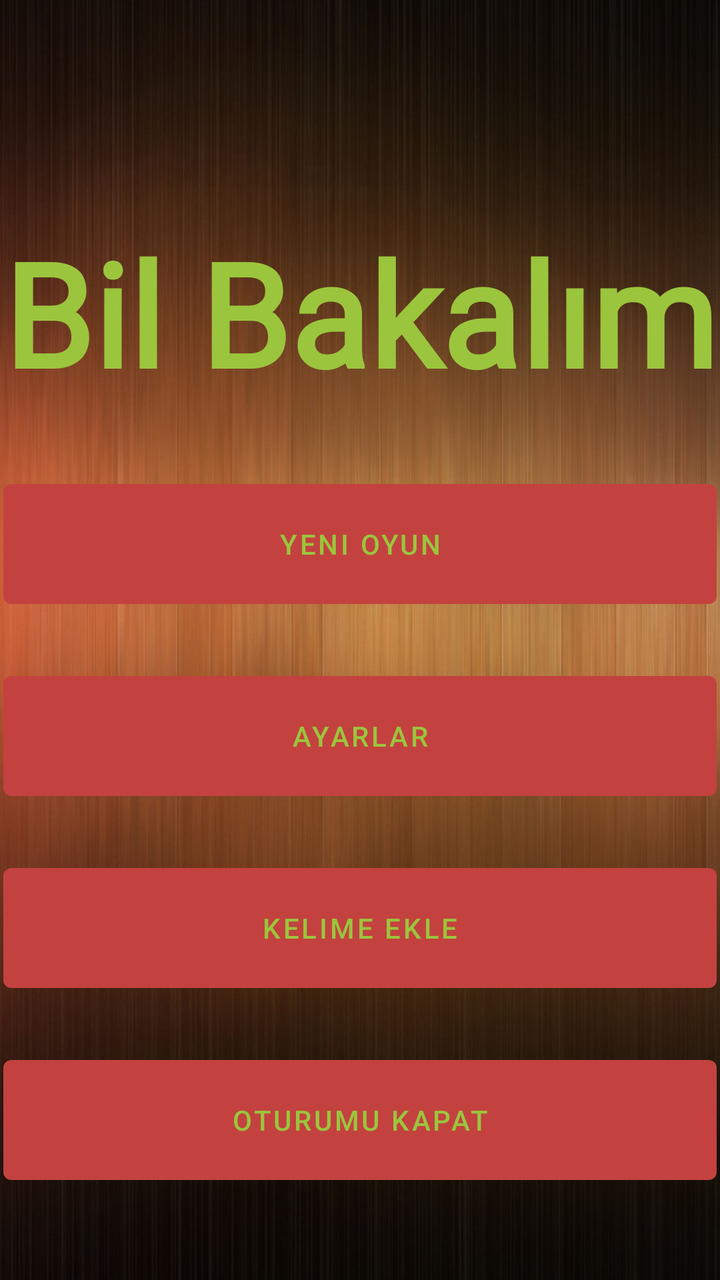
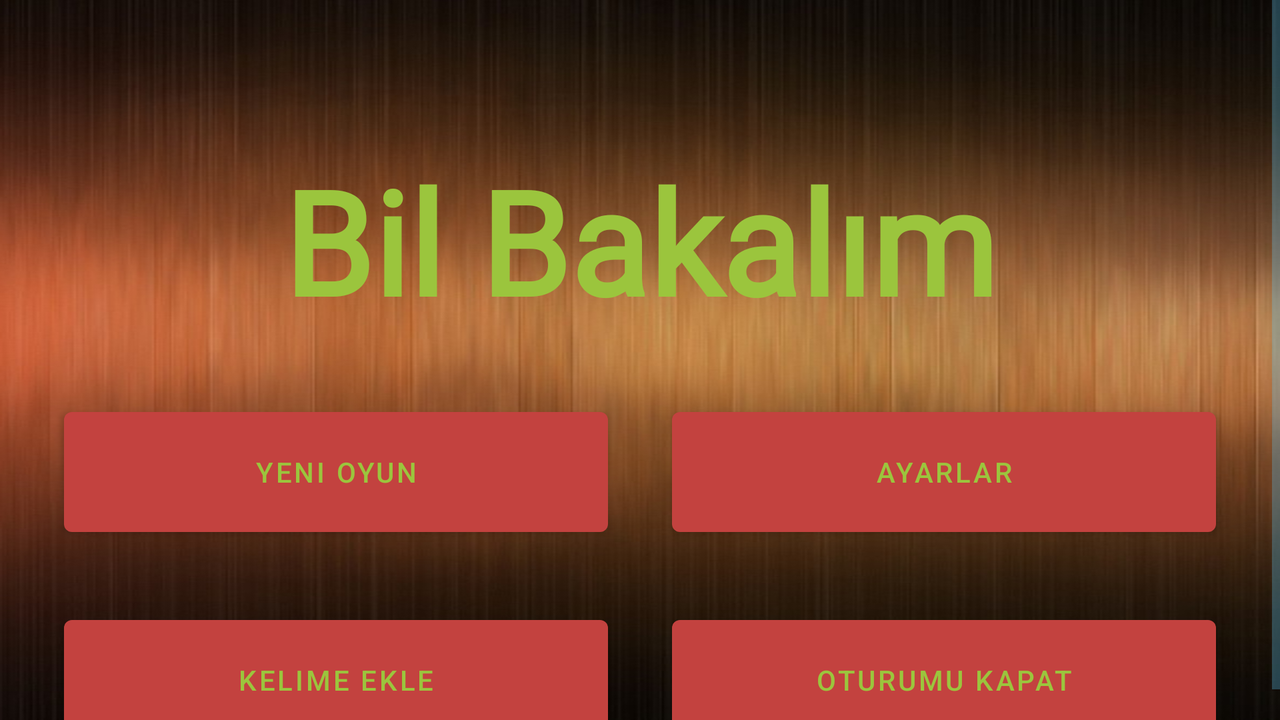

An Android layout and its configuration variant, each rendered on a device that would load it. The default file and the variant file are quoted in full after the pictures.
<!-- AndroidManifest.xml: application theme Theme.BilBakalım -->
<!-- res/layout/fragment_main_page.xml -->
<?xml version="1.0" encoding="utf-8"?>
<layout xmlns:android="http://schemas.android.com/apk/res/android"
    xmlns:tools="http://schemas.android.com/tools"
    xmlns:app="http://schemas.android.com/apk/res-auto">

<androidx.constraintlayout.widget.ConstraintLayout
    android:layout_width="match_parent"
    android:layout_height="match_parent"
    android:background="@drawable/background"
    tools:context=".View.Game.MainPage">

    <TextView
        android:id="@+id/MainPageTitle"
        android:layout_width="wrap_content"
        android:layout_height="0dp"
        android:layout_marginTop="108dp"
        android:text="@string/app_name"
        android:textStyle="bold"
        android:fontFamily="@font/mtcorsiva"
        android:textSize="72sp"
        android:gravity="center"
        app:layout_constraintEnd_toEndOf="parent"
        app:layout_constraintStart_toStartOf="parent"
        app:layout_constraintTop_toTopOf="parent" />
    <Button
        android:id="@+id/newGameBtn"
        android:layout_width="0dp"
        android:layout_height="72dp"
        android:layout_marginTop="32dp"
        android:text="@string/newGame"
        app:layout_constraintTop_toBottomOf="@id/MainPageTitle"
        app:layout_constraintStart_toStartOf="@id/MainPageTitle"
        app:layout_constraintEnd_toEndOf="@id/MainPageTitle"
        />
    <Button
        android:id="@+id/settingsBtn"
        android:layout_width="0dp"
        android:layout_height="72dp"
        android:layout_marginTop="24dp"
        android:text="@string/settings"
        app:layout_constraintTop_toBottomOf="@id/newGameBtn"
        app:layout_constraintStart_toStartOf="@id/newGameBtn"
        app:layout_constraintEnd_toEndOf="@id/newGameBtn"
        />
    <Button
        android:id="@+id/addWordBtn"
        android:layout_width="0dp"
        android:layout_height="72dp"
        android:layout_marginTop="24dp"
        android:text="@string/addWord"
        app:layout_constraintTop_toBottomOf="@id/settingsBtn"
        app:layout_constraintStart_toStartOf="@id/settingsBtn"
        app:layout_constraintEnd_toEndOf="@id/settingsBtn"
        />
    <Button
        android:id="@+id/quitGameBtn"
        android:layout_width="0dp"
        android:layout_height="72dp"
        android:layout_marginTop="24dp"
        android:text="@string/quit"
        app:layout_constraintTop_toBottomOf="@id/addWordBtn"
        app:layout_constraintStart_toStartOf="@id/settingsBtn"
        app:layout_constraintEnd_toEndOf="@id/settingsBtn"
        />

</androidx.constraintlayout.widget.ConstraintLayout>
</layout>
<!-- resources referenced by this layout -->
<resources>
  <!-- drawable background: png bitmap (drawable, 926483 bytes) -->
  <string name="addWord">Kelime Ekle</string>
  <string name="app_name">Bil Bakalım</string>
  <string name="newGame">Yeni Oyun</string>
  <string name="quit">Oturumu Kapat</string>
  <string name="settings">Ayarlar</string>
  <style name="Theme.BilBakalım" parent="Theme.MaterialComponents.DayNight.NoActionBar">
          
          <item name="colorPrimary">@color/madder_lake_red</item>
          <item name="colorPrimaryVariant">@color/raisin_black</item>
          <item name="colorOnPrimary">@color/green</item>
          
          <item name="colorSecondary">@color/teal_200</item>
          <item name="colorSecondaryVariant">@color/teal_700</item>
          <item name="colorOnSecondary">@color/black</item>
          
          <item name="android:statusBarColor">?attr/colorPrimaryVariant</item>
          <item name="android:colorForeground">@color/cyan_process_blue</item>
          <item name="android:textColorHint">@color/cyan_process_blue</item>
  
          <item name="colorAccent">#0091BC</item>
  
          <item name="android:textColor">@color/green</item>
          <item name="android:indeterminateTint">@color/cyan_process_blue</item>
  
          
      </style>
  <color name="madder_lake_red">#C3423F</color>
  <color name="raisin_black">#211A1E</color>
  <color name="green">#9BC53D</color>
  <color name="teal_200">#FF03DAC5</color>
  <color name="teal_700">#FF018786</color>
  <color name="black">#000000</color>
  <color name="cyan_process_blue">#5BC0EB</color>
</resources>
<!-- res/layout-land/fragment_main_page.xml (the repository's variant of the layout above) -->
<!-- drawn on the phone turned sideways -->
<?xml version="1.0" encoding="utf-8"?>
<layout xmlns:android="http://schemas.android.com/apk/res/android"
    xmlns:app="http://schemas.android.com/apk/res-auto"
    xmlns:tools="http://schemas.android.com/tools">

    <androidx.constraintlayout.widget.ConstraintLayout
        android:layout_width="match_parent"
        android:layout_height="match_parent"
        android:background="@drawable/background"
        tools:context=".View.Game.MainPage">

        <ScrollView
            android:layout_width="match_parent"
            android:layout_height="match_parent">

            <androidx.constraintlayout.widget.ConstraintLayout
                android:layout_width="match_parent"
                android:layout_height="wrap_content">

                <TextView
                    android:id="@+id/MainPageTitle"
                    android:layout_width="wrap_content"
                    android:layout_height="0dp"
                    android:layout_marginTop="72dp"
                    android:fontFamily="@font/mtcorsiva"
                    android:gravity="center"
                    android:text="@string/app_name"
                    android:textSize="72sp"
                    android:textStyle="bold"
                    app:layout_constraintEnd_toEndOf="parent"
                    app:layout_constraintStart_toStartOf="parent"
                    app:layout_constraintTop_toTopOf="parent" />

                <Button
                    android:id="@+id/newGameBtn"
                    android:layout_width="0dp"
                    android:layout_height="72dp"
                    android:layout_margin="32dp"
                    android:text="@string/newGame"
                    app:layout_constraintEnd_toStartOf="@id/settingsBtn"
                    android:padding="8dp"
                    app:layout_constraintStart_toStartOf="parent"
                    app:layout_constraintTop_toBottomOf="@id/MainPageTitle" />

                <Button
                    android:id="@+id/settingsBtn"
                    android:layout_width="0dp"
                    android:layout_height="72dp"
                    android:layout_marginEnd="32dp"
                    android:text="@string/settings"
                    app:layout_constraintEnd_toEndOf="parent"
                    app:layout_constraintStart_toEndOf="@id/newGameBtn"
                    app:layout_constraintTop_toTopOf="@id/newGameBtn" />

                <Button
                    android:id="@+id/addWordBtn"
                    android:layout_width="0dp"
                    android:layout_height="72dp"
                    android:layout_margin="32dp"
                    android:text="@string/addWord"
                    app:layout_constraintEnd_toStartOf="@id/quitGameBtn"
                    app:layout_constraintStart_toStartOf="parent"
                    app:layout_constraintTop_toBottomOf="@id/settingsBtn" />

                <Button
                    android:id="@+id/quitGameBtn"
                    android:layout_width="0dp"
                    android:layout_height="72dp"
                    android:layout_marginEnd="32dp"
                    android:text="@string/quit"
                    app:layout_constraintEnd_toEndOf="parent"
                    app:layout_constraintStart_toEndOf="@id/addWordBtn"
                    app:layout_constraintTop_toTopOf="@id/addWordBtn" />
            </androidx.constraintlayout.widget.ConstraintLayout>
        </ScrollView>
    </androidx.constraintlayout.widget.ConstraintLayout>
</layout>
